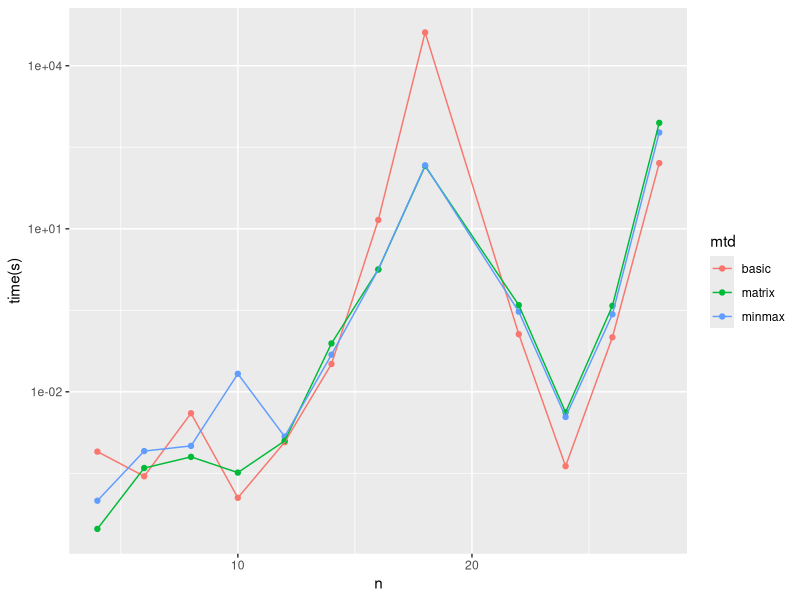

This figure's R source:
library(readr)
library(dplyr)
library(ggplot2)

data <- read_csv('cmp-minmax-mtr.csv') %>%
  filter(d == 3) %>%
  mutate(mtd = as.factor(mgr))

gp <- ggplot(data, aes(x = n, y = `time`, color = mtd)) +
  scale_y_log10() +
  geom_point() +
  geom_line() +
  labs(x = 'n', y = 'time(s)')
ggsave('cmp-minmax-mtr-time.pdf', gp,
       width = 15, height = 10, units = 'cm')
